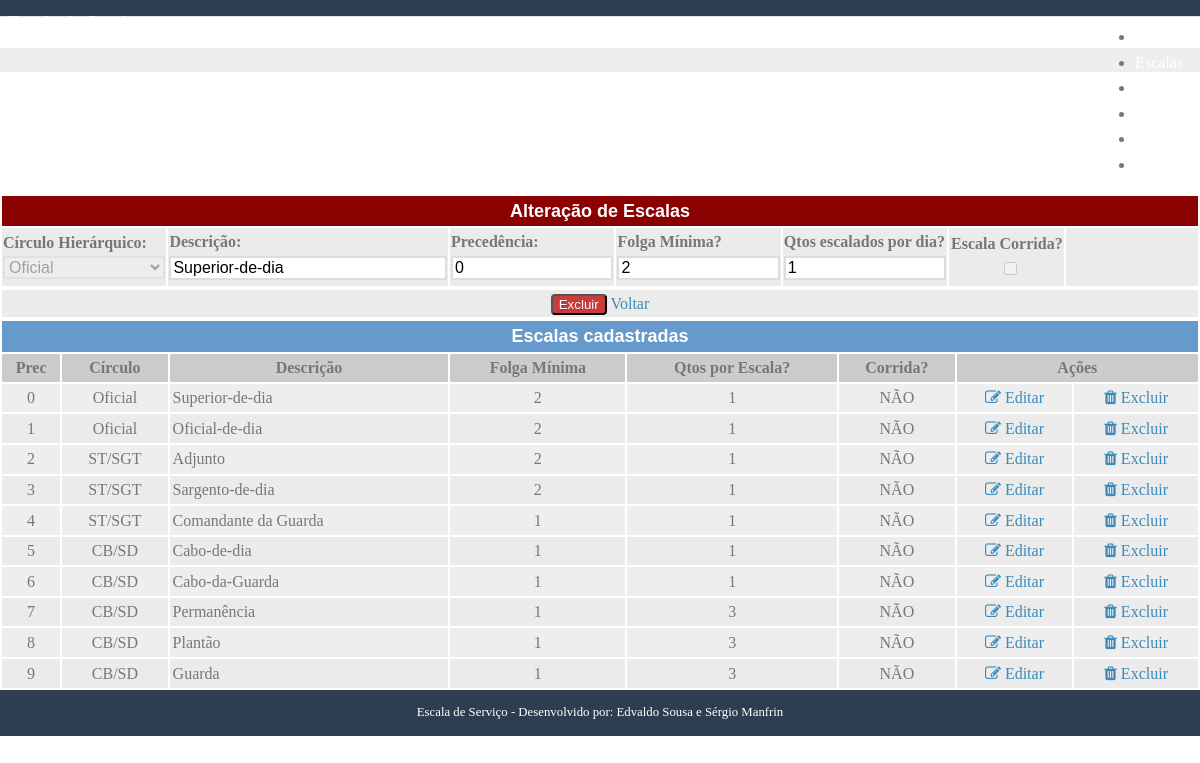
Screenshot of /escalas/excluir/1/1 (signed in) with the database file from the repository.
### core/models.py (models this page shows, shortened)
class Escala(models.Model):
    descricao = models.CharField('Descrição', max_length=40)
    ticado = models.BooleanField('Marcado?', blank=True, default=True)
    precedencia = models.IntegerField('Precedência',default=0)
    nrmilitaresnaescala = models.IntegerField('Nº Mil na Escala?', null=False, default=3)
    CIRCULO_CHOICES = [ (0, 'Oficial'), (1, 'ST/SGT'),(2, 'CB/SD'), (3, 'TODOS')]
    idcirculo = models.IntegerField('Círculo Hierárquico',null=False,
    choices=CIRCULO_CHOICES, blank=False)
    qtdporescala = models.IntegerField('Qtos escalados por dia?',null=False, default=1)
    CORRIDA_CHOICES= [(1, "SIM"), (0, "NÃO")]
    corrida = models.BooleanField('Escala Corrida?', choices= CORRIDA_CHOICES, default=0)
    folgaminima = models.IntegerField('Folga Mínima?',null=False, default=1)
    class Meta:
        verbose_name = 'Escala'
        verbose_name_plural = 'Escalas'
        ordering = ['precedencia']

### core/views.py (the view)
@login_required
def excluir_escala(request,idescala, pagina):
    queryset = Escala.objects.filter(id=idescala)
    if (queryset.count()==0):
        return redirect('core:escalas')
    template_name = 'excluir_escala.html'
    if request.method == 'POST':
        queryset_designacao = DesignarEscala.objects.filter(idescala=idescala)
        queryset_folgas = ControlarFolgas.objects.filter(idescala=idescala)
        if (queryset.count()>0):
            if queryset_designacao.count()>0:
                queryset_designacao.delete() #Excluir toda as designações dessa escala
            if queryset_folgas.count()>0:
                queryset_folgas.delete() # Exclui todas as folgas dessa escala
            queryset.delete()
            return redirect('core:escalas')
    else:
        form = escalasForm(instance=queryset[0])
    escalas = listar_escalas(request, pagina)
    context = {'form': form, 'escalas': escalas}
    return render(request, template_name, context)

### core/forms.py (shortened to what this page needs)
class escalasForm(forms.ModelForm):
    corrida = forms.BooleanField(label ='Escala Corrida?', required=False)
    class Meta:
        model = Escala
        fields = (['idcirculo', 'descricao', 'precedencia',
        'folgaminima', 'qtdporescala', 'corrida']
        )

### core/views.py (called while the page is built)
@login_required
def listar_escalas(request, pagina=1):
    escala_list = Escala.objects.all()
    page = request.GET.get('page', pagina)
    paginator = Paginator(escala_list, 24)
    try:
        escalas = paginator.page(page)
    except PageNotAnInteger:
        escalas = paginator.page(1)
    except EmptyPage:
        escalas = paginator.page(paginator.num_pages)
    return escalas

### core/templates/excluir_escala.html (shortened to what this page needs)
{% extends "listar_escalas.html" %}
{% load widget_tweaks %} #usado para renderizar os camops dos forms
{% block escalas %}
<div class = "splash">
</div>
  <form class="pure-form pure-form-aligned" method="post">
   <table class="table full" align="center">
     <tr bgcolor="#8B0000">
     <td colspan="7">
     <div align="center"><font face="Arial" size="4" color="#FFFFFF"><b>Alteração de Escalas</b></font></div></td>
    </tr>
    <tr bgcolor="ebebeb">
      <td width="10%">
        <div class="control-group">
            {{ form.idcirculo.label_tag }}
            <br>
            {% render_field form.idcirculo disabled=True %}
        </div>
      </td>
      <td width="17%">
        <div class="control-group">
            {{ form.descricao.label_tag }}
            <br>
            {% render_field form.descricao readonly=True %}
        </div>
      </td>
      <td width="10%">
        <div class="control-group">
            {{ form.precedencia.label_tag }}
            <br>
            {% render_field form.precedencia readonly=True %}
        </div>
      </td>
      <td width="10%">
        <div class="control-group">
            {{ form.folgaminima.label_tag }}
            <br>
            {% render_field form.folgaminima readonly=True %}
        </div>
      </td>
      <td width="10%">
        <div class="control-group">
            {{ form.qtdporescala.label_tag }}
            <br>
            {% render_field form.qtdporescala readonly=True %}
        </div>
      </td>
      <td width="7%">
        <div class="control-group" align = "center">
            {{ form.corrida.label_tag }}
            <br>
            {% render_field form.corrida disabled=True %}
        </div>
      </td>
      <td width="8%"></td>
    </tr>
    <tr bgcolor="ebebeb">
      <td colspan="7">
        <div class="pure-controls" align = "center">
          <button type="submit" class="pure-button button-error">Excluir</button>
            <a href="{% url 'core:escalas' %}" class="pure-button">Voltar</a>
        </div>
      </td>
    </tr>
    </table>
  </form>
{% endblock %}

### core/templates/listar_escalas.html (shortened to what this page needs)
{% extends "base.html" %}
{% block content %}
{% block escalas %}{% endblock %}
  <table class="table full" align="center" id="minhaTabela">
    <thead>
      <th colspan="8" bgcolor="#6699CC">
        <div align="center"><font face="Arial" size="4"><b><font color="#FFFFFF">Escalas cadastradas</font></b></font></div>
      </th>
      <tr bgcolor="cccccc">
        <th>Prec</th>
        <th>Círculo</th>
        <th>Descrição</th>
        <th>Folga Mínima</th>
        <th>Qtos por Escala?</th>
        <th>Corrida?</th>
        <th colspan="2">Ações</th>
      </tr>
    </thead>
    <tbody>
      {% for escala in escalas %}
        <tr bgcolor="ebebeb">
          <td align = center >{{ escala.precedencia }}</td>
          <td align = center >{{ escala.get_idcirculo_display }}</td>
          <td>{{ escala.descricao }}</td>
          <td align = center >{{ escala.folgaminima }}</td>
          <td align = center >{{ escala.qtdporescala }}</td>
          <td align = center >{{ escala.get_corrida_display }}</td>
          <td align = center >
            <a href="{% url 'core:editar_escala' escala.id escalas.number %}">
              <i class="fa fa-edit"></i>
                Editar
            </a>
          </td>
          <td align = center >
            <a href="{% url 'core:excluir_escala' escala.id escalas.number %}">
              <i class="fa fa-trash"></i>
              Excluir
            </a>
          </td>
        </tr>
      {% endfor %}
    </tbody>
  </table>
  {% endblock %}

### core/static/css/styles.css (style rules this page uses)
* { -webkit-box-sizing: border-box; -moz-box-sizing: border-box; box-sizing: border-box; }
body { margin: 0 auto; line-height: 1.7em; }
a { color: #3b8bba; }
.splash { margin: 0 auto; padding: 1.5em 1em 0; background: #eee; }
.pure-form label { margin: 1em 0 0; font-weight: bold; font-size: 100%; }
.pure-form input[type], .pure-form textarea, .pure-form select { border: 2px solid #ddd; box-shadow: none; font-size: 100%; width: 100%; max-width: 350px; margin-bottom: 0.3em; }
table.full { width: 100%; }
.button-success, .button-error, .button-warning, .button-secondary { color: white; border-radius: 4px; text-shadow: 0 1px 1px rgba(0, 0, 0, 0.2); }
.button-error { background: rgb(202, 60, 60); }
body { min-width: 320px; color: #777; line-height: 1.6; }
a { color: #3b8bba; text-decoration: none; }
#minhaTabela tr td { padding:1.5px 3px; cursor: pointer; }
#minhaTabela tr td:last-child { text-align: center; }
#minhaTabela tr:nth-child(odd) { background-color: #eee; }

### rows the page displays
Escala: idcirculo "Oficial", descricao "Superior-de-dia", precedencia "0", folgaminima "2", qtdporescala "1", corrida "NÃO"
Escala: precedencia "1", idcirculo "Oficial", descricao "Oficial-de-dia", folgaminima "2", qtdporescala "1", corrida "NÃO"
Escala: precedencia "2", idcirculo "ST/SGT", descricao "Adjunto", folgaminima "2", qtdporescala "1", corrida "NÃO"
Escala: precedencia "3", idcirculo "ST/SGT", descricao "Sargento-de-dia", folgaminima "2", qtdporescala "1", corrida "NÃO"
Escala: precedencia "4", idcirculo "ST/SGT", descricao "Comandante da Guarda", folgaminima "1", qtdporescala "1", corrida "NÃO"
Escala: precedencia "5", idcirculo "CB/SD", descricao "Cabo-de-dia", folgaminima "1", qtdporescala "1", corrida "NÃO"
Escala: precedencia "6", idcirculo "CB/SD", descricao "Cabo-da-Guarda", folgaminima "1", qtdporescala "1", corrida "NÃO"
Escala: precedencia "7", idcirculo "CB/SD", descricao "Permanência", folgaminima "1", qtdporescala "3", corrida "NÃO"
Escala: precedencia "8", idcirculo "CB/SD", descricao "Plantão", folgaminima "1", qtdporescala "3", corrida "NÃO"
Escala: precedencia "9", idcirculo "CB/SD", descricao "Guarda", folgaminima "1", qtdporescala "3", corrida "NÃO"
